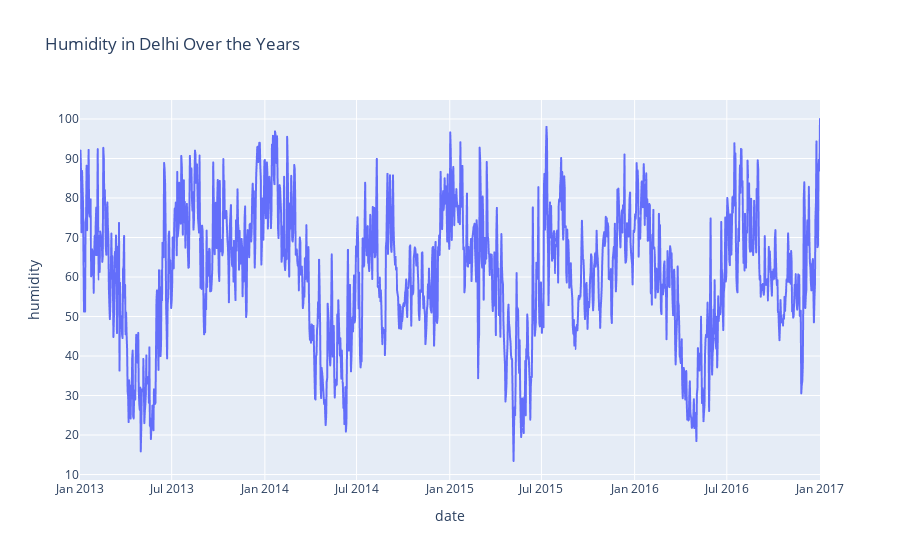

Notebook source saved alongside this figure:
### Markdown cell above
Now let’s have a look at the humidity in Delhi over the years:

### Code cell
fg = px.line(data,
            x="date",
            y="humidity",
            title =" Humidity in Delhi Over the Years")
fg.show()

### Figure 1 — Plotly figure (JSON) as saved in the notebook; plotly's stock layout.template omitted (floating-point values rounded to 4 significant figures; data arrays with more than 128 entries replaced by an {"elided": "..."} marker saying what was removed)
{"data": [{"hovertemplate": "date=%{x}<br>humidity=%{y}<extra></extra>", "legendgroup": "", "line": {"color": "#636efa", "dash": "solid"}, "marker": {"symbol": "circle"}, "mode": "lines", "name": "", "showlegend": false, "type": "scattergl", "x": {"elided": "1462 str values"}, "xaxis": "x", "y": {"elided": "1462 float values"}, "yaxis": "y"}], "layout": {"autosize": true, "legend": {"tracegroupgap": 0}, "title": {"text": " Humidity in Delhi Over the Years"}, "xaxis": {"anchor": "y", "autorange": true, "domain": [0, 1], "range": ["2013-01-01", "2017-01-01"], "title": {"text": "date"}, "type": "date"}, "yaxis": {"anchor": "x", "autorange": true, "domain": [0, 1], "range": [8.619, 104.8], "title": {"text": "humidity"}, "type": "linear"}}}
